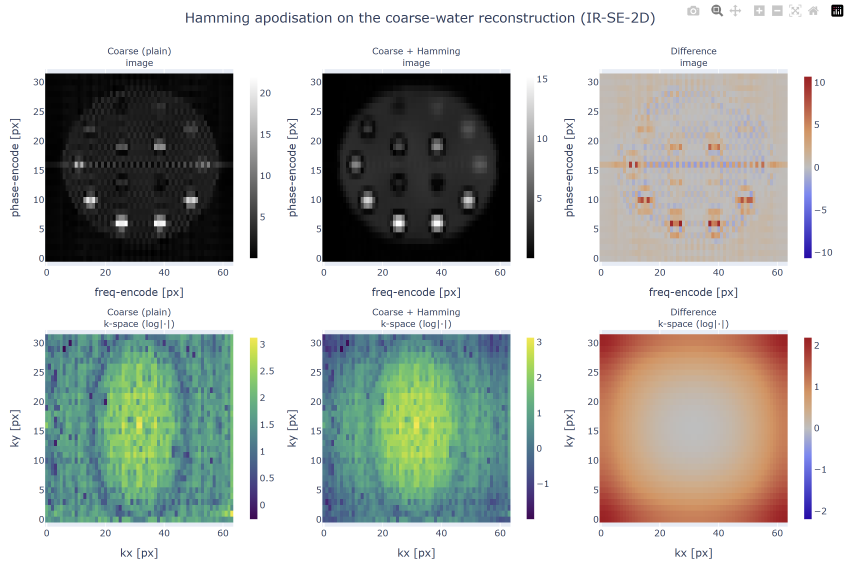
#> input picture report_latex/imgs/mri_system_phantom/hamming_phantom_diff.png, 2547 x 1711 px (shown at 1/3 size)
$ python make_figures.py
#> lines starting #> are read from the running program, lines starting #| are printed output that depends on the picture
#!/usr/bin/env python3
"""Generate the figures for the BIC-ISMRM 2026 abstract."""

from __future__ import annotations

import json
from pathlib import Path

import matplotlib as mpl
import matplotlib.pyplot as plt
import numpy as np
from matplotlib.patches import Circle, Ellipse, FancyArrowPatch, FancyBboxPatch
from PIL import Image


ROOT = Path(__file__).resolve().parents[2]
OUT = Path(__file__).resolve().parent / "figures"
OUT.mkdir(parents=True, exist_ok=True)

mpl.rcParams.update(
    {
        "font.family": "Arial",
        "font.size": 10.0,
        "axes.titlesize": 10.0,
        "axes.labelsize": 10.0,
        "xtick.labelsize": 8.5,
        "ytick.labelsize": 8.5,
        "legend.fontsize": 8.0,
        "axes.spines.top": False,
        "axes.spines.right": False,
        "savefig.bbox": "tight",
        "savefig.pad_inches": 0.03,
    }
)

BLUE = "#2F6B9A"
TEAL = "#17807E"
GREEN = "#3A8D5D"
ORANGE = "#D97732"
RED = "#B94C4C"
GREY = "#6D7378"
LIGHT_BLUE = "#DDECF2"


def panel_label(ax: plt.Axes, label: str) -> None:
    ax.text(
        -0.08,
        1.04,
        label,
        transform=ax.transAxes,
        fontsize=10.5,
        fontweight="bold",
        va="top",
    )


def draw_full_phantom(ax: plt.Axes) -> None:
    ax.set_aspect("equal")
    ax.add_patch(Circle((0, 0), 100, facecolor=LIGHT_BLUE, edgecolor=BLUE, lw=1.4, alpha=0.65))

    plate_specs = [
        (56.5, TEAL, r"$T_1$"),
        (16.5, ORANGE, r"$T_2$"),
        (-23.5, BLUE, "PD"),
    ]
    xs = np.array([-65, -48, -28, 0, 28, 48, 65])
    for z, colour, label in plate_specs:
        ax.add_patch(Ellipse((0, z), 145, 16, facecolor="white", edgecolor=colour, lw=1.0, alpha=0.9))
        for x in xs:
            ax.add_patch(Circle((x, z), 6.2, facecolor=colour, edgecolor="white", lw=0.35))
        ax.text(103, z, label, color=colour, va="center", ha="left", fontweight="bold")

    for x in (-80, -40, 0, 40, 80):
        for z in (-80, -40, 0, 40, 80):
            if x * x + z * z <= 92**2:
                ax.add_patch(Circle((x, z), 2.2, facecolor=GREY, edgecolor="none", alpha=0.6))

    ax.text(0, -112, "water-filled housing", color=GREY, ha="center", va="top")
    ax.set_xlim(-118, 128)
    ax.set_ylim(-120, 112)
    ax.axis("off")
    ax.set_title("MRISystemPhantom digital twin", pad=2)


def draw_t1_plate(ax: plt.Axes) -> None:
    t1_values = np.array(
        [1.879, 1.432, 1.027, 0.7513, 0.527, 0.3841, 0.2723,
         0.1945, 0.1378, 0.0947, 0.067, 0.04814, 0.03435, 0.02416]
    )
    theta_outer = np.linspace(0, 2 * np.pi, 10, endpoint=False)
    theta_inner = np.pi / 4 + np.linspace(0, 2 * np.pi, 4, endpoint=False)
    x = np.concatenate([65 * np.cos(theta_outer), 28 * np.cos(theta_inner)])
    y = np.concatenate([65 * np.sin(theta_outer), 28 * np.sin(theta_inner)])
    active = {0, 2, 5, 7, 13}

    ax.set_aspect("equal")
    ax.add_patch(Circle((0, 0), 96, facecolor=LIGHT_BLUE, edgecolor=BLUE, lw=1.1, alpha=0.45))
    norm = mpl.colors.LogNorm(vmin=t1_values.min(), vmax=t1_values.max())
    cmap = mpl.colormaps["viridis"]
    for idx, (xi, yi, value) in enumerate(zip(x, y, t1_values)):
        edge = "black" if idx in active else "white"
        lw = 1.5 if idx in active else 0.5
        ax.add_patch(Circle((xi, yi), 12.0, facecolor=cmap(norm(value)), edgecolor=edge, lw=lw))
    ax.text(0, -105, "black outline: five active spheres", ha="center", va="top", color=GREY)
    ax.set_xlim(-112, 112)
    ax.set_ylim(-115, 106)
    ax.axis("off")
    ax.set_title(r"$T_1$ plate geometry", pad=2)


def crop_simulated_image() -> np.ndarray:
    source = ROOT / "report_latex/imgs/mri_system_phantom/hamming_phantom_diff.png"
    image = Image.open(source).convert("RGB")
    # Central top panel: full-water IR-SE reconstruction with Hamming apodisation.
    return np.asarray(image.crop((825, 220, 1450, 820)))
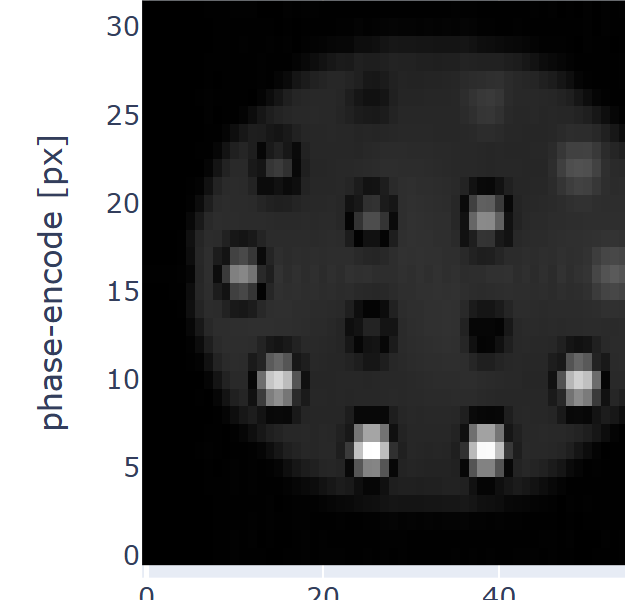
#> returned value: shape (600, 625, 3); mean of channels 0, 1, 2 86.8, 86.9, 87.4; drawn as R, G, B


def draw_workflow(ax: plt.Axes) -> None:
    ax.axis("off")
    labels = [
        "sample digital\nphantom",
        "simulate noisy\nIR-SE image",
        "reconstruct +\nfit $T_1$",
        "update 12-bin\nTI history",
        "policy selects\nnext TI/TR",
    ]
    colours = [LIGHT_BLUE, "#E8F3EF", "#F5EBDC", "#E9EEF7", "#E8F3EF"]
    lefts = np.linspace(0.01, 0.81, len(labels))
    width = 0.17
    for i, (left, label, colour) in enumerate(zip(lefts, labels, colours)):
        box = FancyBboxPatch(
            (left, 0.18), width, 0.62,
            boxstyle="round,pad=0.015,rounding_size=0.02",
            transform=ax.transAxes,
            facecolor=colour,
            edgecolor=BLUE if i in (0, 4) else GREY,
            lw=0.9,
        )
        ax.add_patch(box)
        ax.text(left + width / 2, 0.49, label, transform=ax.transAxes, ha="center", va="center", fontsize=8.3)
        if i < len(labels) - 1:
            arrow = FancyArrowPatch(
                (left + width, 0.49), (lefts[i + 1], 0.49),
                transform=ax.transAxes, arrowstyle="-|>", mutation_scale=9,
                lw=0.8, color=GREY,
            )
            ax.add_patch(arrow)


def make_method_figure() -> None:
    fig = plt.figure(figsize=(7.15, 3.05), constrained_layout=True)
    grid = fig.add_gridspec(2, 3, height_ratios=[3.6, 1.15], width_ratios=[1.0, 1.0, 1.2])
    ax_a = fig.add_subplot(grid[0, 0])
    ax_b = fig.add_subplot(grid[0, 1])
    ax_c = fig.add_subplot(grid[0, 2])
    ax_d = fig.add_subplot(grid[1, :])

    draw_full_phantom(ax_a)
    draw_t1_plate(ax_b)
    ax_c.imshow(crop_simulated_image())
    ax_c.axis("off")
    ax_c.set_title("Simulated 2-D IR-SE image", pad=2)
    draw_workflow(ax_d)

    for ax, label in zip((ax_a, ax_b, ax_c, ax_d), ("A", "B", "C", "D")):
        panel_label(ax, label)

    fig.savefig(OUT / "method_overview.pdf")
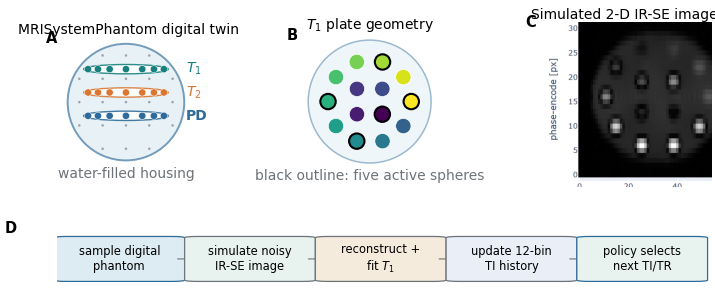
#> figure drawn by matplotlib, 4 panels
    fig.savefig(OUT / "method_overview.png", dpi=300)
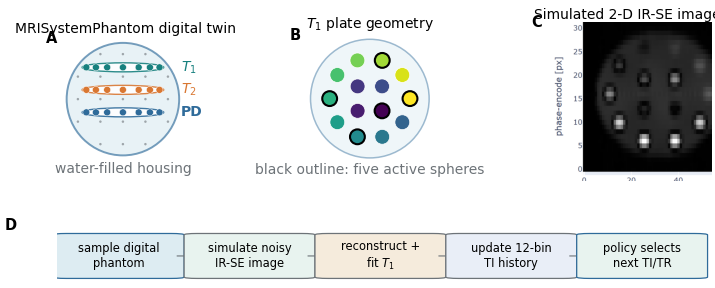
#> figure drawn by matplotlib, 4 panels
    plt.close(fig)
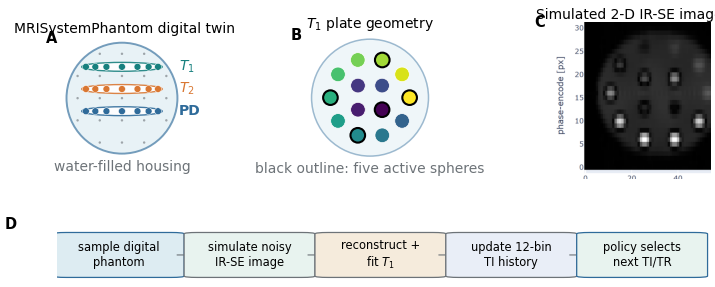
#> figure drawn by matplotlib, 4 panels


def load_heldout_data() -> dict:
    source = ROOT / "runs/e2/mf_runB_5sphere_hist_560s_gpu/global_best/eval_t1err_heldout.json"
#> (the run stopped early here; a loop or call above may not have finished)

$ run again, with report_latex/imgs/mri_system_phantom/T1_voxel_phantom.png copied over report_latex/imgs/mri_system_phantom/hamming_phantom_diff.png
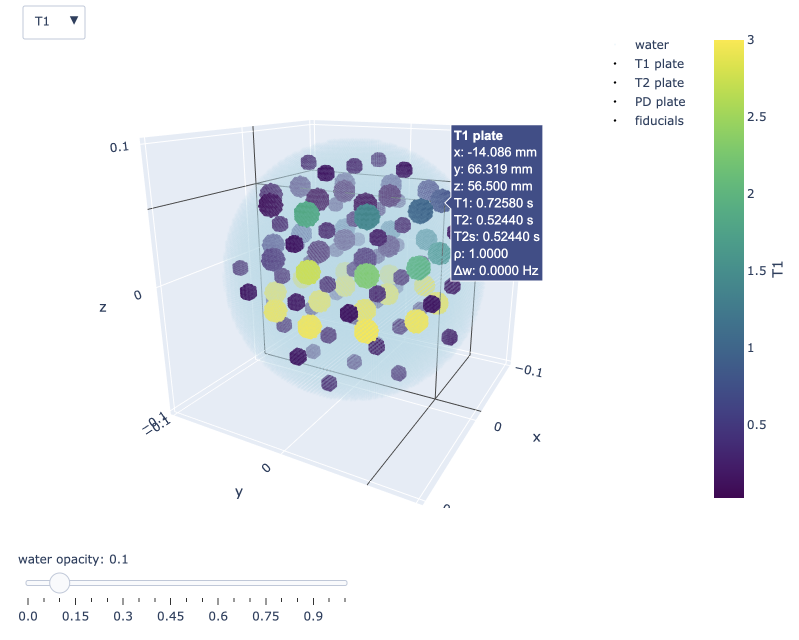
#> input picture report_latex/imgs/mri_system_phantom/T1_voxel_phantom.png, 1598 x 1280 px (shown at 1/2 size)
#> in crop_simulated_image, `return np.asarray(image.crop((825, 220, 1450, 820)))`:
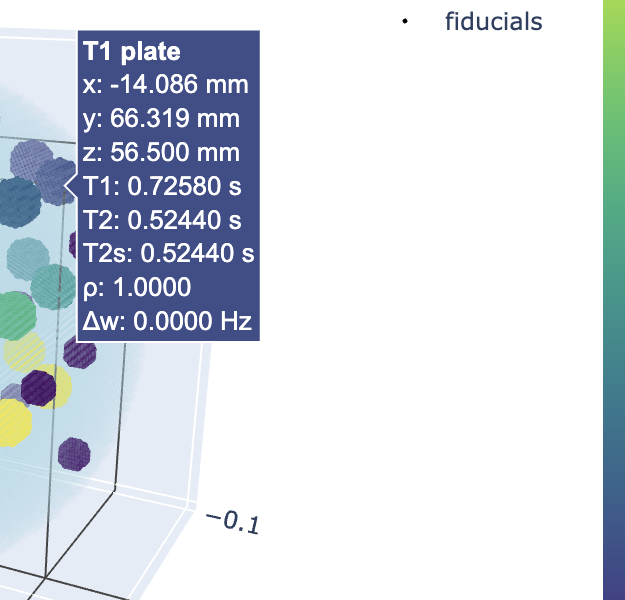
#> returned value: shape (600, 625, 3); mean of channels 0, 1, 2 213.1, 219.6, 227.9; drawn as R, G, B
#> in make_method_figure, `plt.close(fig)`:
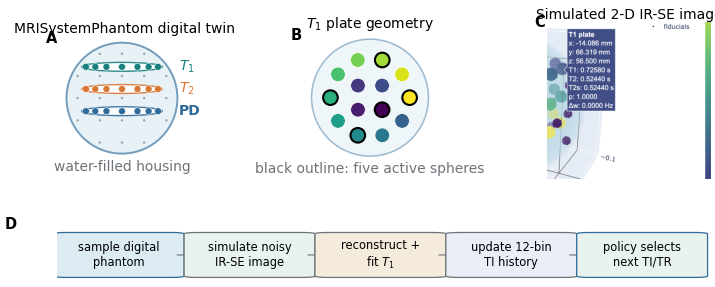
#> figure drawn by matplotlib, 4 panels

$ run again, with report_latex/imgs/mri_system_phantom/T1_voxel_plate.png copied over report_latex/imgs/mri_system_phantom/hamming_phantom_diff.png
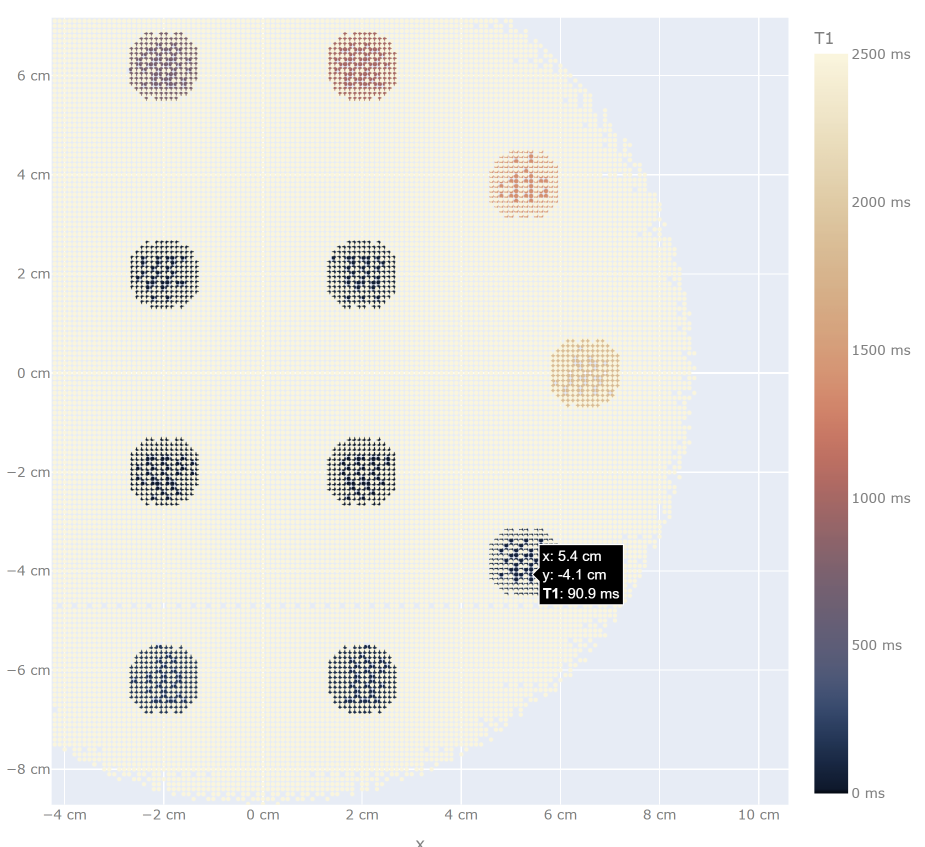
#> input picture report_latex/imgs/mri_system_phantom/T1_voxel_plate.png, 1849 x 1694 px (shown at 1/2 size)
#> in crop_simulated_image, image is the input picture: PIL image 1849x1694 RGB; mean R, G, B 236.2, 235.4, 230.5
#> in crop_simulated_image, `return np.asarray(image.crop((825, 220, 1450, 820)))`:
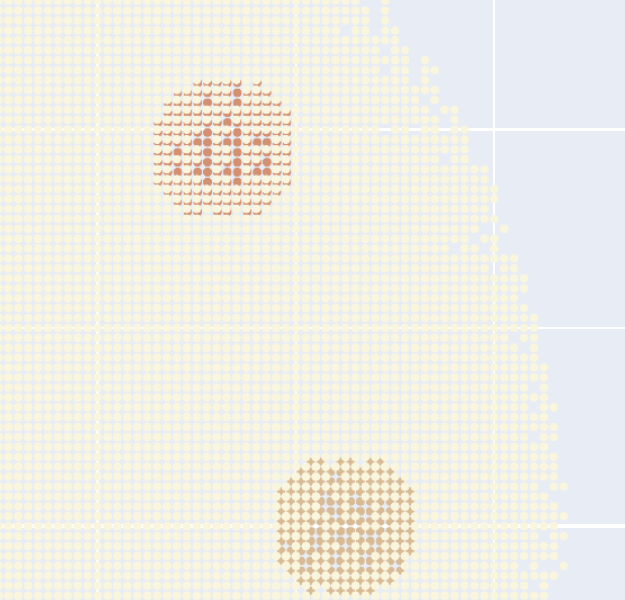
#> returned value: shape (600, 625, 3); mean of channels 0, 1, 2 240, 238.6, 229.8; drawn as R, G, B
#> in make_method_figure, `plt.close(fig)`:
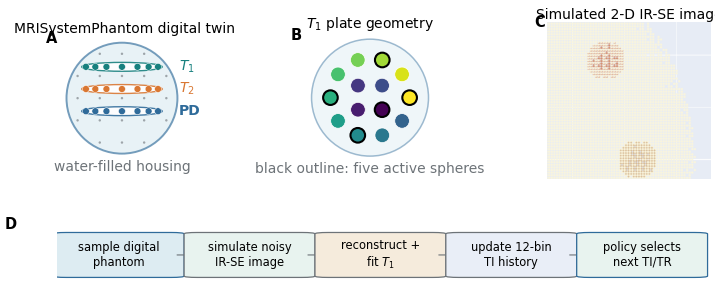
#> figure drawn by matplotlib, 4 panels
